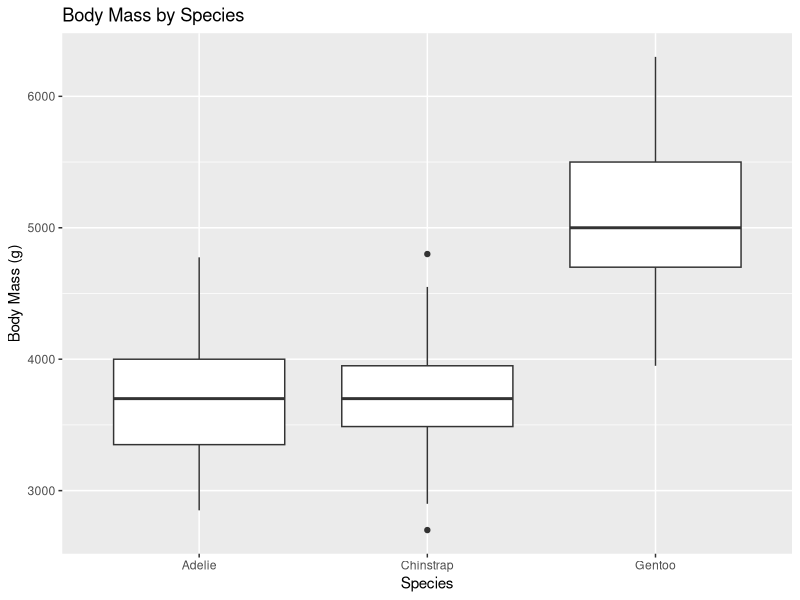
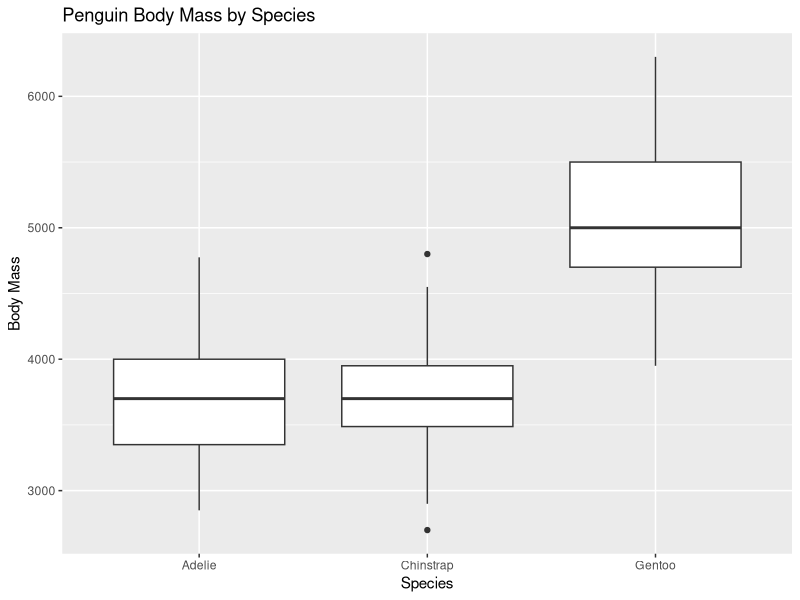
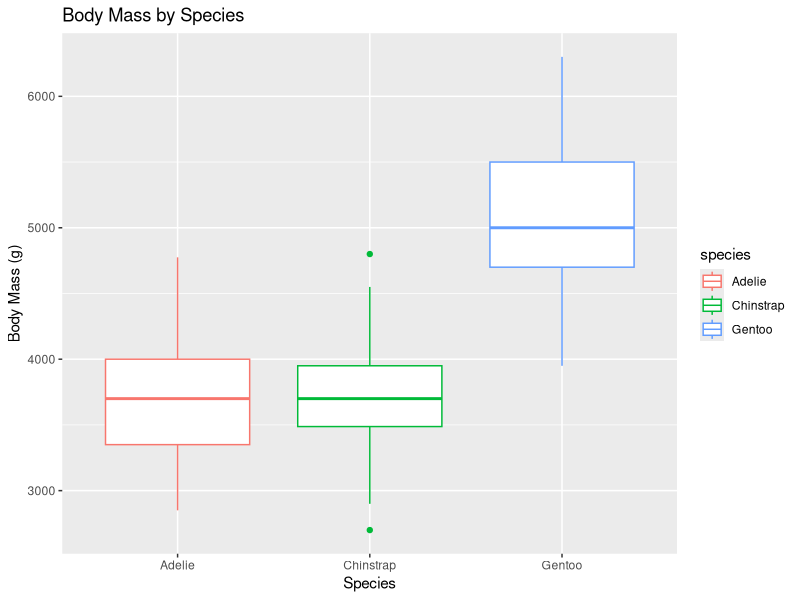
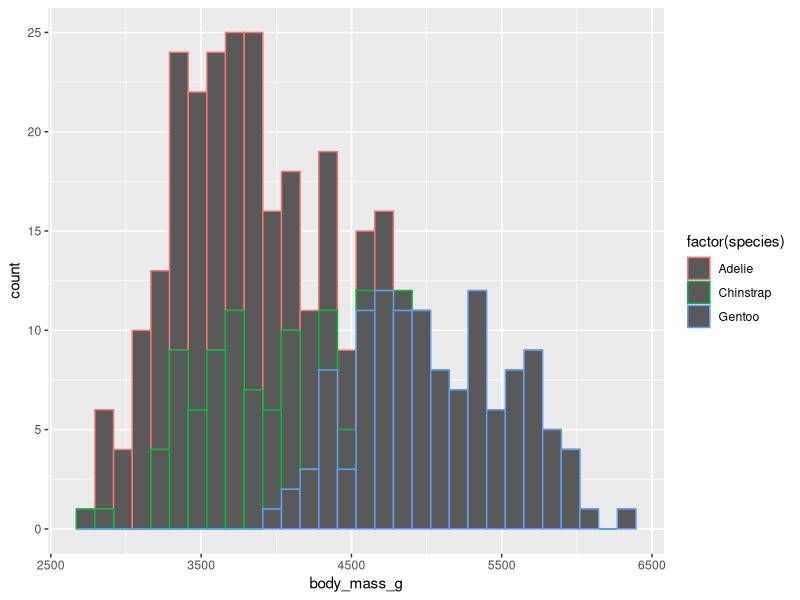
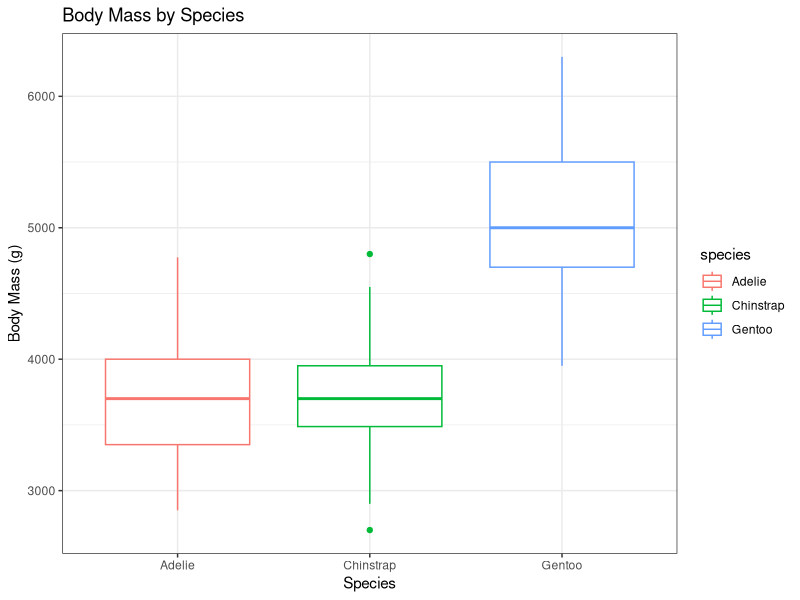
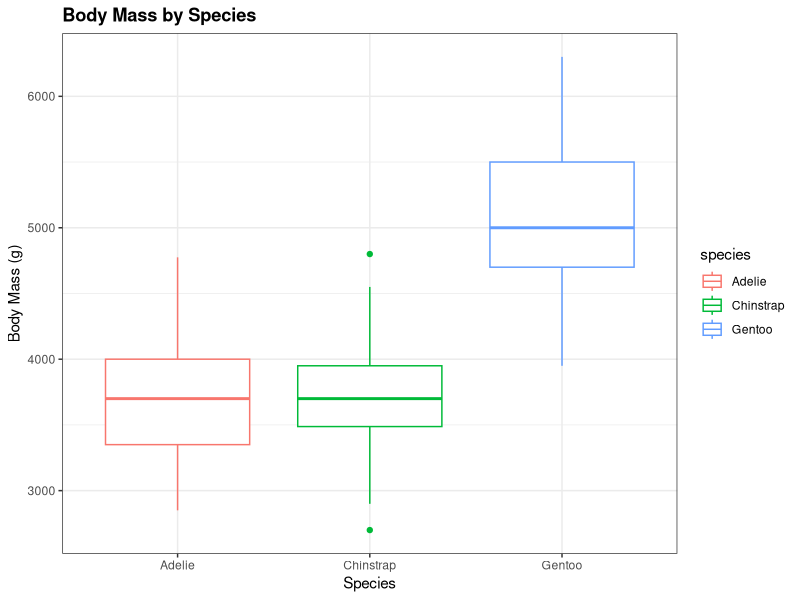
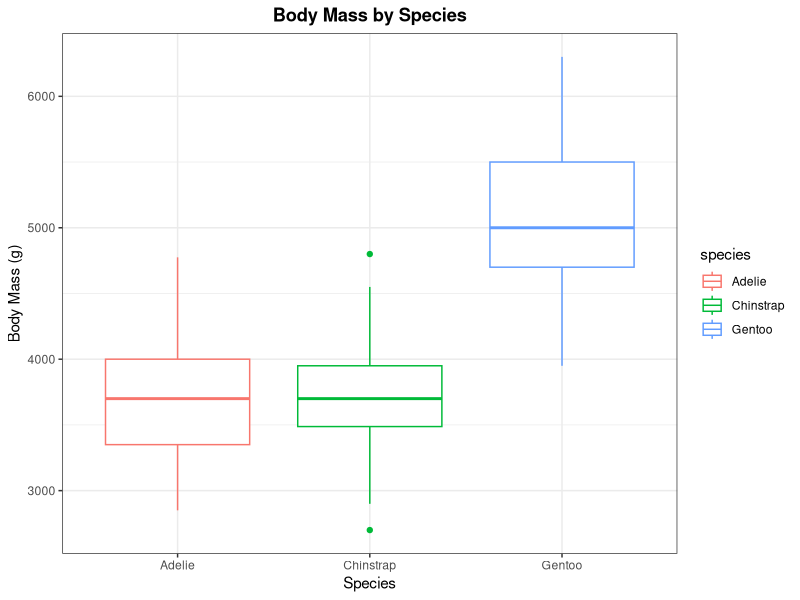
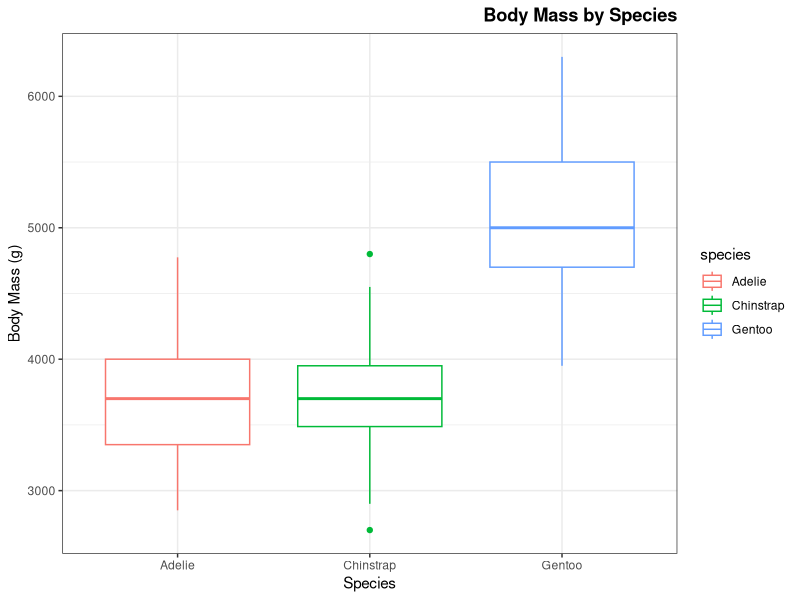

The R script that drew these images, in order: (Note: this script raises an error after producing the figures.)
## ---- chunk 1
knitr::opts_chunk$set(echo = TRUE)
## ---- chunk 2
library(ggplot2)
library(palmerpenguins)
library(tidyverse)
penguins <- penguins
## ---- chunk 3
ggplot(data = penguins, aes(x = species, y = body_mass_g)) +
  geom_boxplot() + 
  xlab("Species") +
  ylab("Body Mass (g)") +
  ggtitle("Body Mass by Species")

#OR


ggplot(data = penguins, aes(x = species, y = body_mass_g)) +
         geom_boxplot() +
  labs(
    x = "Species",
    y = "Body Mass",
    title = "Penguin Body Mass by Species"
  )
  
  
## ---- chunk 4
ggplot(data = penguins, aes(x = species, y = body_mass_g, color = species)) +
  geom_boxplot() + 
  xlab("Species") +
  ylab("Body Mass (g)") +
  ggtitle("Body Mass by Species")

#Or 

ggplot(data = penguins) +
  geom_histogram(aes(x = body_mass_g, col = factor(species))) + 
  scale_fill_brewer(palette = "Set2")
## ---- chunk 5
#Want to change the background? 
ggplot(data = penguins, aes(x = species, y = body_mass_g, color = species)) +
  geom_boxplot() + 
  theme_bw() + #Gets rid of that grey background, there is also theme_dark() though I have no Idea why you would do this to yourself.
  xlab("Species") +
  ylab("Body Mass (g)") +
  ggtitle("Body Mass by Species") 


#What if you want to Bold my ggplot title?
ggplot(data = penguins, aes(x = species, y = body_mass_g, color = species)) +
  geom_boxplot() + 
  theme_bw() +
  theme(plot.title = element_text(face = "bold")) +
  xlab("Species") +
  ylab("Body Mass (g)") +
  ggtitle("Body Mass by Species")

#Center it?
ggplot(data = penguins, aes(x = species, y = body_mass_g, color = species)) +
  geom_boxplot() + 
  theme_bw() +
  theme(plot.title = element_text(face = "bold", hjust = 0.5)) +
  xlab("Species") +
  ylab("Body Mass (g)") +
  ggtitle("Body Mass by Species")

#To the right?
ggplot(data = penguins, aes(x = species, y = body_mass_g, color = species)) +
  geom_boxplot() + 
  theme_bw() +
  theme(plot.title = element_text(face = "bold", hjust = 1)) +
  xlab("Species") +
  ylab("Body Mass (g)") +
  ggtitle("Body Mass by Species")

#Note the argument for hjust is zero through one, where closer to zero is left side and closer to one is right side. 

#What if you want to add a caption?
ggplot(data = penguins, aes(x = species, y = body_mass_g, color = species)) +
  geom_boxplot() + 
  theme_bw() +
  theme(plot.title = element_text(face = "bold", hjust = 1)) +
  xlab("Species") +
  ylab("Body Mass (g)") +
  ggtitle("Body Mass by Species") +
  labs

#What if you want to change the color of the text?
ggplot(data = penguins, aes(x = species, y = body_mass_g, color = species)) +
  geom_boxplot() + 
  theme_bw() +
  theme(plot.title = element_text(color = "purple", face = "bold", hjust = 0.5),
        plot.caption = element_text(face = "italic")) +
  xlab("Species") +
  ylab("Body Mass (g)") +
  ggtitle("Body Mass by Species") +
  labs(caption = "data from Palmer LTER") 
  

## ---- chunk 6
#You can do this manually by assigning either hexadecimals or specific color names to our plots

ggplot(data = penguins, aes(x = species, y = body_mass_g)) +
  geom_boxplot(fill = "#A4A4A4", color = "darkred") + 
  theme_bw() +
  theme(plot.title = element_text(face = "bold", hjust = 0.5)) +
  xlab("Species") +
  ylab("Body Mass (g)") +
  ggtitle("Body Mass by Species")



ggplot() +
  geom_boxplot(data = penguins, aes(x = species, y = body_mass_g, fill = species)) +
  scale_fill_manual(values=c("#999999", "#E69F00", "#56B4E9"))



#If you want to really get into customization of colors, I would recommend the packages colorspace
library(colorspace)



ggplot(penguins, aes(x=bill_depth_mm, y = bill_length_mm, color = species)) +
  geom_point() +
  scale_color_discrete_qualitative(palette = "Set 2")
  
# You can also use their package to assign premade palettes to a variable
cols <- rainbow_hcl(3)

ggplot(penguins, aes(x=bill_depth_mm, y = bill_length_mm, colour = factor(species))) +
  geom_point() +
  scale_colour_manual(values = cols)

#Not a big deal when we have just three species, however imagine you have ALOT of variables for that part you want to differentiate by

